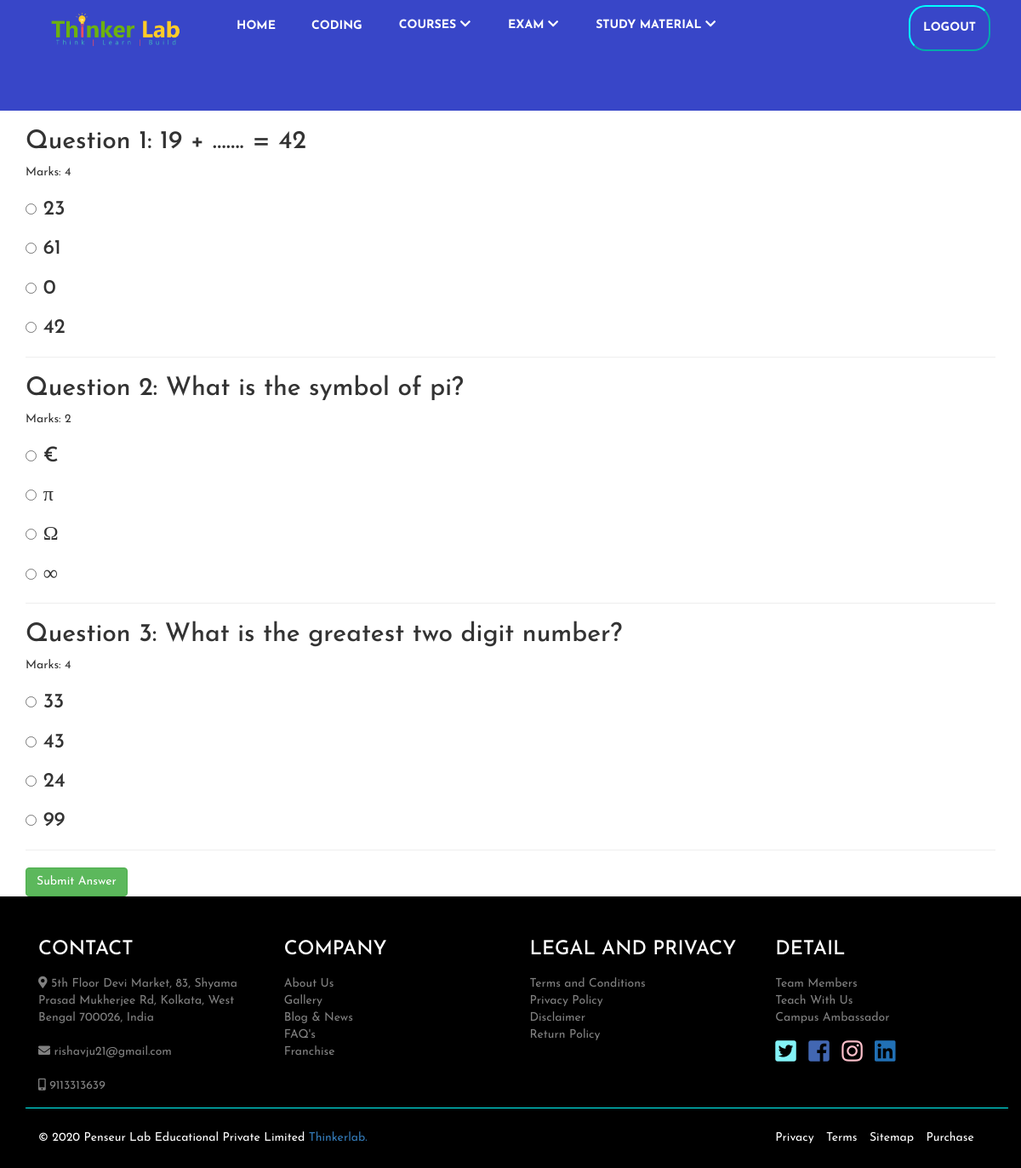
The app's page /test/2/ (signed in) with its own data.
### quiz/models.py (models this page shows, shortened)
class Question(models.Model):
    quiz_name = models.ForeignKey(Quiz, on_delete=models.CASCADE)
    question_title = models.TextField()
    option1 = models.TextField()
    option2 = models.TextField()
    option3 = models.TextField()
    option4 = models.TextField()
    correct_ans = models.TextField()
    max_marks = models.IntegerField()

### quiz/views.py (the view, shortened to what this page needs)
# urls.py: path('test/<int:id>/', test, name='test'),
def test(request, id):
    quiz = Quiz.objects.get(id=id)
    questions = Question.objects.filter(quiz_name=quiz).order_by('id')
    paginator = Paginator(questions, 1)
    page_number = request.GET.get('page')
    page_obj = paginator.get_page(page_number)
    context = {}
    context['questions'] = questions
    context['page_obj'] = page_obj
    return render(request, 'quiz.html', context)

### templates/quiz.html (shortened to what this page needs)
{% extends 'base.html' %}
{% load static %}
{% load bootstrap4 %}
{% block content %}
<div class="container">
    <form action="" method="POST">
        {% for question in questions %}
        <h2>Question {{ forloop.counter }}: {{ question.question_title }} </h2> Marks: {{ question.max_marks }}
        <h3><input type="radio" name="{{ question.question_title }}" value="{{ question.option1 }}"> {{ question.option1 }} </h3>
        <h3><input type="radio" name="{{ question.question_title }}" value="{{ question.option2 }}"> {{ question.option2 }} </h3>
        <h3><input type="radio" name="{{ question.question_title }}" value="{{ question.option3 }}"> {{ question.option3 }} </h3>
        <h3><input type="radio" name="{{ question.question_title }}" value="{{ question.option4 }}"> {{ question.option4 }} </h3>
        <hr>
        {% endfor %}
        {% buttons %}
        <button id="submit-button" class="btn btn-success">Submit Answer</button>
        {% endbuttons %}
    </form>
</div>
{% endblock %}

### static/css/style.css (style rules this page uses)
* { font-family: 'Josefin Sans'; }
html { scroll-behavior: smooth; }

### records on screen
Question: question_title "19 + ……. = 42", max_marks "4", option1 "23", option2 "61", option3 "0", option4 "42"
Question: question_title "What is the symbol of pi?", max_marks "2", option1 "€", option2 "π", option3 "Ω", option4 "∞"
Question: question_title "What is the greatest two digit number?", max_marks "4", option1 "33", option2 "43", option3 "24", option4 "99"
